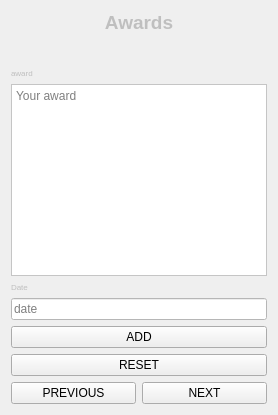
                <widget class="QWidget" name="F1_p7">
                 <layout class="QVBoxLayout" name="verticalLayout_26">
                  <item>
                   <layout class="QVBoxLayout" name="verticalLayout_19">
                    <item>
                     <widget class="QLabel" name="label_12">
                      <property name="font">
                       <font>
                        <pointsize>14</pointsize>
                        <weight>75</weight>
                        <bold>true</bold>
                       </font>
                      </property>
                      <property name="styleSheet">
                       <string notr="true">color: rgb(191, 191, 191);</string>
                      </property>
                      <property name="text">
                       <string>Awards</string>
                      </property>
                      <property name="alignment">
                       <set>Qt::AlignCenter</set>
                      </property>
                     </widget>
                    </item>
                    <item>
                     <widget class="QLabel" name="label_89">
                      <property name="font">
                       <font>
                        <pointsize>14</pointsize>
                       </font>
                      </property>
                      <property name="text">
                       <string/>
                      </property>
                      <property name="pixmap">
                       <pixmap resource="f1.qrc">:/newPrefix/Pic/rew.jpg</pixmap>
                      </property>
                      <property name="scaledContents">
                       <bool>true</bool>
                      </property>
                      <property name="alignment">
                       <set>Qt::AlignCenter</set>
                      </property>
                     </widget>
                    </item>
                    <item>
                     <widget class="QLabel" name="label_56">
                      <property name="font">
                       <font>
                        <pointsize>6</pointsize>
                       </font>
                      </property>
                      <property name="styleSheet">
                       <string notr="true">color: rgb(191, 191, 191);</string>
                      </property>
                      <property name="text">
                       <string>award</string>
                      </property>
                     </widget>
                    </item>
                    <item>
                     <widget class="QTextEdit" name="award_summary_text_edit_f1">
                      <property name="styleSheet">
                       <string notr="true">background-color: rgb(255, 255, 255);</string>
                      </property>
                      <property name="placeholderText">
                       <string>Your award</string>
                      </property>
                     </widget>
                    </item>
                    <item>
                     <widget class="QLabel" name="label_91">
                      <property name="font">
                       <font>
                        <pointsize>6</pointsize>
                       </font>
                      </property>
                      <property name="styleSheet">
                       <string notr="true">color: rgb(191, 191, 191);</string>
                      </property>
                      <property name="text">
                       <string>Date</string>
                      </property>
                      <property name="alignment">
                       <set>Qt::AlignLeading|Qt::AlignLeft|Qt::AlignVCenter</set>
                      </property>
                     </widget>
                    </item>
                    <item>
                     <widget class="QLineEdit" name="award_date_edit_f1">
                      <property name="styleSheet">
                       <string notr="true">background-color: rgb(255, 255, 255);</string>
                      </property>
                      <property name="placeholderText">
                       <string>date</string>
                      </property>
                     </widget>
                    </item>
                    <item>
                     <widget class="QPushButton" name="ADD_AWARD">
                      <property name="styleSheet">
                       <string notr="true">QPushButton {
	color: rgb(0, 0, 0);
	background-color: rgb(191, 191 191);
}
QPushButton:hover {
	color: rgb(255, 255, 255);
	background-color: rgb(0, 68, 100);
}</string>
                      </property>
                      <property name="text">
                       <string>ADD</string>
                      </property>
                     </widget>
                    </item>
                    <item>
                     <widget class="QPushButton" name="ra1">
                      <property name="styleSheet">
                       <string notr="true">QPushButton {
	color: rgb(0, 0, 0);
	background-color: rgb(191, 191 191);
}
QPushButton:hover {
	color: rgb(255, 255, 255);
	background-color: rgb(0, 68, 100);
}</string>
                      </property>
                      <property name="text">
                       <string>RESET</string>
                      </property>
                     </widget>
                    </item>
                    <item>
                     <layout class="QHBoxLayout" name="horizontalLayout_12">
                      <item>
                       <widget class="QPushButton" name="F7_PREVIOUS_2">
                        <property name="styleSheet">
                         <string notr="true">QPushButton {
	color: rgb(0, 0, 0);
	background-color: rgb(191, 191 191);
}
QPushButton:hover {
	color: rgb(255, 255, 255);
	background-color: rgb(0, 68, 100);
}</string>
                        </property>
                        <property name="text">
                         <string>PREVIOUS</string>
                        </property>
                       </widget>
                      </item>
                      <item>
                       <widget class="QPushButton" name="F7_NEXT_2">
                        <property name="styleSheet">
                         <string notr="true">QPushButton {
	color: rgb(0, 0, 0);
	background-color: rgb(191, 191 191);
}
QPushButton:hover {
	color: rgb(255, 255, 255);
	background-color: rgb(0, 68, 100);
}</string>
                        </property>
                        <property name="text">
                         <string>NEXT</string>
                        </property>
                       </widget>
                      </item>
                     </layout>
                    </item>
                   </layout>
                  </item>
                 </layout>
                </widget>
